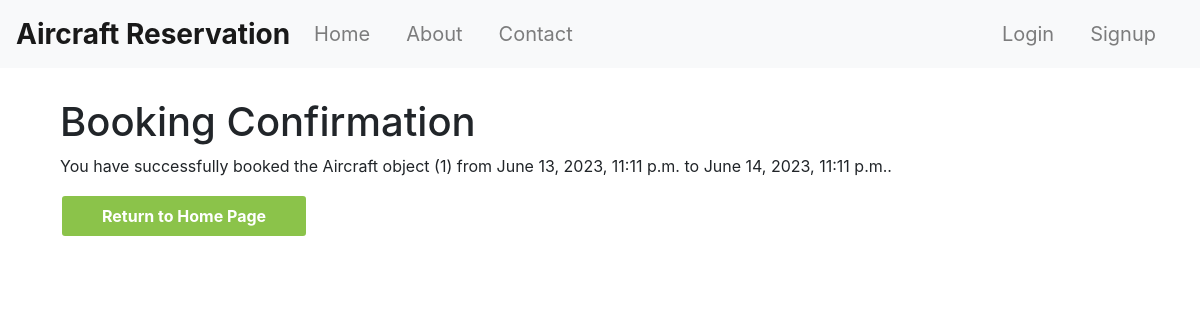
Page /booking_confirmation/1/ on the committed database.
### reservation/models.py (models this page shows)
class Booking(models.Model):
    STATUS_CHOICES = [
        ('Pending', 'Pending'),
        ('Confirmed', 'Confirmed'),
        ('Cancelled', 'Cancelled'),
        ('Completed', 'Completed'),
    ]
    aircraft = models.ForeignKey(Aircraft, on_delete=models.CASCADE)
    user = models.ForeignKey(User, on_delete=models.CASCADE)
    start_time = models.DateTimeField()
    end_time = models.DateTimeField()
    status = models.CharField(max_length=10, choices=STATUS_CHOICES, default='Pending')

class Aircraft(models.Model):
    id = models.BigAutoField(primary_key=True)
    currentSpeed = models.IntegerField()
    model = models.CharField(max_length=50)
    fuelCapacity = models.IntegerField()
    timeForInspection = models.DateField()
    description = models.CharField(max_length=500, blank=True)
    image = models.ImageField(upload_to='static/Aircrafts_img/', blank=True, null=True)
    availability = models.BooleanField()
    country = models.CharField(max_length=100,default='Unknown')

### reservation/views.py (the view)
# urls.py: path('booking_confirmation/<int:booking_id>/', views.booking_confirmation, name='booking_confirmation'),
def booking_confirmation(request, booking_id):
    try:
        booking = Booking.objects.get(id=booking_id)
    except Booking.DoesNotExist:
        return render(request, 'book_aircraft.html', {'error': 'Booking not found'})
    return render(request, 'booking_confirmation.html', {'booking': booking})

### templates/booking_confirmation.html (shortened to what this page needs)
{% extends 'base.html' %}
{% block content %}
  <div class="container">
    {% if booking %}
      <h1>Booking Confirmation</h1>
      <p>You have successfully booked the {{ booking.aircraft }} from {{ booking.start_time }} to {{ booking.end_time }}.</p>
    {% endif %}
    <a href="/" class="btn btn-primary">Return to Home Page</a>
  </div>
{% endblock %}

### static/css/base.css (style rules this page uses)
.btn { background-color: #8bc34a; color: #fff; text-decoration: none; padding: 8px 40px; border: 2px solid #fff; border-radius: 5px; cursor: pointer; font-weight: bold; transition: background-color 0.4s; }

### rows in the picture
Booking: aircraft "Aircraft object (1)", start_time "June 13, 2023, 11:11 p.m.", end_time "June 14, 2023, 11:11 p.m."
